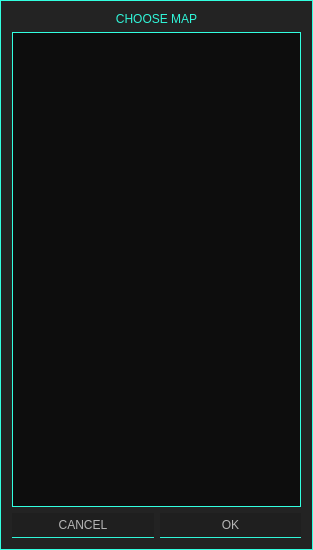
<?xml version="1.0" encoding="UTF-8"?>
<ui version="4.0">
 <class>choose_widget</class>
 <widget class="QFrame" name="choose_widget">
  <property name="geometry">
   <rect>
    <x>0</x>
    <y>0</y>
    <width>313</width>
    <height>550</height>
   </rect>
  </property>
  <property name="windowTitle">
   <string>choose_widget</string>
  </property>
  <property name="styleSheet">
   <string notr="true">/*
Material Dark Style Sheet for QT Applications
Author: Jaime A. Quiroga P.
Inspired on https://github.com/jxfwinter/qt-material-stylesheet
Company: GTRONICK
Last updated: 04/12/2018, 15:00.
Available at: https://github.com/GTRONICK/QSS/blob/master/MaterialDark.qss
*/
QMainWindow {
	background-color:#ff000000;
}
QWidget{
 	background-color: #50000000;
}
QDialog {
	background-color:#ff000000;
}
QFrame{
	border:1px solid #32FFE0;
	background-color: rgba(0, 0, 0, 160);
	border-radius:0px;
}
QColorDialog {
	background-color:#ff000000;
}
QTextEdit {
	background-color:#50000000;
	color: #B5B5B5;
} 
QPlainTextEdit {
	selection-background-color:#007b50;
	background-color:#ff000000;
	border-style: solid;
	border-top-color: transparent;
	border-right-color: transparent;
	border-left-color: transparent;
	border-bottom-color: transparent;
	border-width: 1px;
	color: #B5B5B5;
} 
QPushButton{
	border:0px solid transparent;
	border-radius:0px;
	border-bottom-color: #30F6D9;
	border-bottom-width: 1px;
	color: #B5B5B5;
	padding:5px;
	background-color: #50151515;	
}
QPushButton::default{
	border-bottom-width: 2px;
	border-bottom-color: #32FFE0;
	color: #32FFE0;
}
QPushButton:flat{
	color:#ff000000;
	background-color:#30F6D9;
}
QPushButton:hover{
	color: #ff000000;
	background-color: #30F6D9;
	
}
QPushButton:pressed,QPushButton::checked{
	color: #ff000000;
	border-bottom-color: #26C3A9;
	background-color: #26C3A9;
}
QPushButton:disabled{
	border-bottom-color: #50505050;
	color: #505050;
	background-color: #50151515;
}
/* QToolButton {
	border-style: solid;
	border-top-color: transparent;
	border-right-color: transparent;
	border-left-color: transparent;
	border-bottom-color: #04b97f;
	border-bottom-width: 1px;
	border-style: solid;
	color: #B5B5B5;
	padding: 2px;
	background-color: #ff000000;
}
QToolButton:hover{
	border-style: solid;
	border-top-color: transparent;
	border-right-color: transparent;
	border-left-color: transparent;
	border-bottom-color: #37efba;
	border-bottom-width: 2px;
	border-style: solid;
	color: #FFFFFF;
	padding-bottom: 1px;
	background-color: #ff000000;
} */ 
QLineEdit {
	border-width: 1px; 
	border-radius: 0px;
	border-color: #50505050;
	border-style: inset;
	padding: 0px;
	color: #B5B5B5;
	background:#50151515;
	selection-background-color:#50505050;
	selection-color: #26C3A9;
}
QLabel {
	color: #B5B5B5;
	border:0px solid transparent;
	background-color: transparent;
}
/* QLCDNumber {
	color: #37e6b4;
} */ 
QProgressBar {
	color: transparent;
	border-style:inset;
	border-width: 1px; 
	border-radius: 0px;
	border-color: #30F6D9;
	background-color:#151515;
}
QProgressBar::chunk {
	background-color: #30F6D9;
	width:5px;
	margin:0px;
	border-radius: 0px;
}
/* QMenuBar {
	background-color: #ff000000;
}
QMenuBar::item {
	color: #B5B5B5;
  	spacing: 3px;
  	padding: 1px 4px;
  	background: #ff000000;
}

QMenuBar::item:selected {
  	background:#ff000000;
	color: #FFFFFF;
}
QMenu::item:selected {
	border-style: solid;
	border-top-color: transparent;
	border-right-color: transparent;
	border-left-color: #04b97f;
	border-bottom-color: transparent;
	border-left-width: 2px;
	color: #FFFFFF;
	padding-left:15px;
	padding-top:4px;
	padding-bottom:4px;
	padding-right:7px;
	background-color: #ff000000;
}
QMenu::item {
	border-style: solid;
	border-top-color: transparent;
	border-right-color: transparent;
	border-left-color: transparent;
	border-bottom-color: transparent;
	border-bottom-width: 1px;
	border-style: solid;
	color: #B5B5B5;
	padding-left:17px;
	padding-top:4px;
	padding-bottom:4px;
	padding-right:7px;
	background-color: #ff000000;
}
QMenu{
	background-color:#ff000000;
} */ 
QTabWidget {
	
}
QTabWidget::pane {
	border:1px solid #50151515;
	border-radius: 0px;
	background-color:#50000000;
}
QTabBar::tab{
	border: 1px solid #ff000000;
	border-radius: 0px;
	color: #B5B5B5;
	padding:8px;
	background-color: #50000000;
}
QTabBar::tab:top,QTabBar::tab:bottom{
	min-width:80px;
}
QTabBar::tab:left,QTabBar::tab:right{
	min-height:80px;
}
QTabBar::tab:hover {
	color: #ff000000;
	color: #30F6D9;
}
QTabBar::tab:top:hover{
	
	border-bottom-color:#30F6D9;
}
QTabBar::tab:bottom:hover{
	border-top-color:#30F6D9;
}
QTabBar::tab:left:hover{
	border-right-color:#30F6D9;
}
QTabBar::tab:right:hover{
	border-left-color:#30F6D9;
}
QTabBar::tab:selected, QTabBar::tab:last:selected {
	color: #ff000000;
	border-color: #32FFE0;
	background-color: #30F6D9;
}

QCheckBox {
	color: #B5B5B5;
	border:1px solid #151515;
	border-radius:0px;
	background-color:#151515;
	padding-left: 4px;
}
QCheckBox:hover {
	border-color: #30F6D9;
	color:#30F6D9;
}
QCheckBox::indicator{
	height: 10px;
	width: 10px;
	border-style:solid;
	border-width: 1px;
	border-color: #B5B5B5;
}
QCheckBox::indicator:checked {
	background-color: #30F6D9;
	border-color:#30F6D9
}
QCheckBox::indicator:unchecked {
	background-color: transparent;
}
QCheckBox:disabled {
	color: #505050;
}
/* QRadioButton {
	color: #B5B5B5;
	background-color: #ff000000;
	padding: 1px;
}
QRadioButton::indicator:checked {
	height: 10px;
	width: 10px;
	border-style:solid;
	border-radius:5px;
	border-width: 1px;
	border-color: #04b97f;
	color: #B5B5B5;
	background-color: #04b97f;
}
QRadioButton::indicator:unchecked {
	height: 10px;
	width: 10px;
	border-style:solid;
	border-radius:5px;
	border-width: 1px;
	border-color: #04b97f;
	color: #B5B5B5;
	background-color: transparent;
} */ 
QStatusBar {
	color:#ffffff;
}
QSpinBox {
	color: #B5B5B5;	
	background-color: #50000000;
}
QDoubleSpinBox {
	color: #B5B5B5;	
	background-color: #50000000;
}
QTimeEdit {
	color: #B5B5B5;	
	background-color: #50000000;
}
QDateTimeEdit {
	color: #B5B5B5;	
	background-color: #50000000;
}
QDateEdit {
	color: #B5B5B5;	
	background-color: #50000000;
}
QComboBox {
	color: #B5B5B5;	
	background: #50000000;
}
QComboBox:editable {
	background: #50000000;
	color: #B5B5B5;
	selection-background-color: #50000000;
}
QComboBox QAbstractItemView {
	color: #B5B5B5;	
	background: #50000000;
	selection-color: #FFFFFF;
	selection-background-color: #50000000;
}
QComboBox:!editable:on, QComboBox::drop-down:editable:on {
	color: #B5B5B5;	
	background: #50000000;
}
QFontComboBox {
	color: #B5B5B5;	
	background-color: #50000000;
}
QToolBox {
	color: #B5B5B5;
	background-color: #50000000;
}
QToolBox::tab {
	border:0px solid transparent;
	border-radius:0px;
	border-bottom-color: #30F6D9;
	border-bottom-width: 1px;
	color: #B5B5B5;
	background-color: #50000000;
}
QToolBox::tab:hover{
	color: #ff000000;
	background-color: #30F6D9;
}
QToolBox::tab:selected {
	color: #ff000000;
	background-color: #30F6D9;
}
QScrollArea {
	color: #B5B5B5;
	background-color: #50000000;
}
QSlider{
	background-color: #50000000;
}
QSlider::groove:horizontal {
	height: 1px;
}
QSlider::groove:vertical {
	width: 1px;
}
QSlider::handle{
	background-color: #32FFE0;
	border: 1px solid #50151515;
	border-radius: 0px;
}
QSlider::handle:horizontal {
	width: 6px;
	margin: -4px 0;
}
QSlider::handle:vertical {
	height: 6px;
	margin: 0 -4px;
}
QSlider::add-page{
    background: #B5B5B5;
}
QSlider::sub-page {
    background: #26C3A9;
}
QListView::item{
	border:0px solid transparent;
	border-radius:0px;
	border-bottom-color: #30F6D9;
	border-bottom-width: 1px;
	color: #B5B5B5;
	padding:5px;
	background-color: #50151515;	
}

QListView::item:hover{
	color: #ff000000;
	background-color: #26C3A9;
	
}
QListView::item:selected{
	color: #ff000000;
	border-bottom-color: #26C3A9;
	background-color: #30F6D9;
}</string>
  </property>
  <layout class="QVBoxLayout" name="verticalLayout">
   <item>
    <widget class="QLabel" name="label">
     <property name="styleSheet">
      <string notr="true">color: rgb(48, 246, 217);</string>
     </property>
     <property name="text">
      <string>CHOOSE MAP</string>
     </property>
     <property name="alignment">
      <set>Qt::AlignmentFlag::AlignCenter</set>
     </property>
    </widget>
   </item>
   <item>
    <widget class="QListWidget" name="listWidget"/>
   </item>
   <item>
    <layout class="QHBoxLayout" name="horizontalLayout">
     <item>
      <widget class="QPushButton" name="button_cancel">
       <property name="text">
        <string>CANCEL</string>
       </property>
       <property name="shortcut">
        <string>Esc</string>
       </property>
       <property name="flat">
        <bool>false</bool>
       </property>
      </widget>
     </item>
     <item>
      <widget class="QPushButton" name="button_ok">
       <property name="text">
        <string>OK</string>
       </property>
       <property name="flat">
        <bool>false</bool>
       </property>
      </widget>
     </item>
    </layout>
   </item>
  </layout>
 </widget>
 <resources/>
 <connections/>
</ui>
